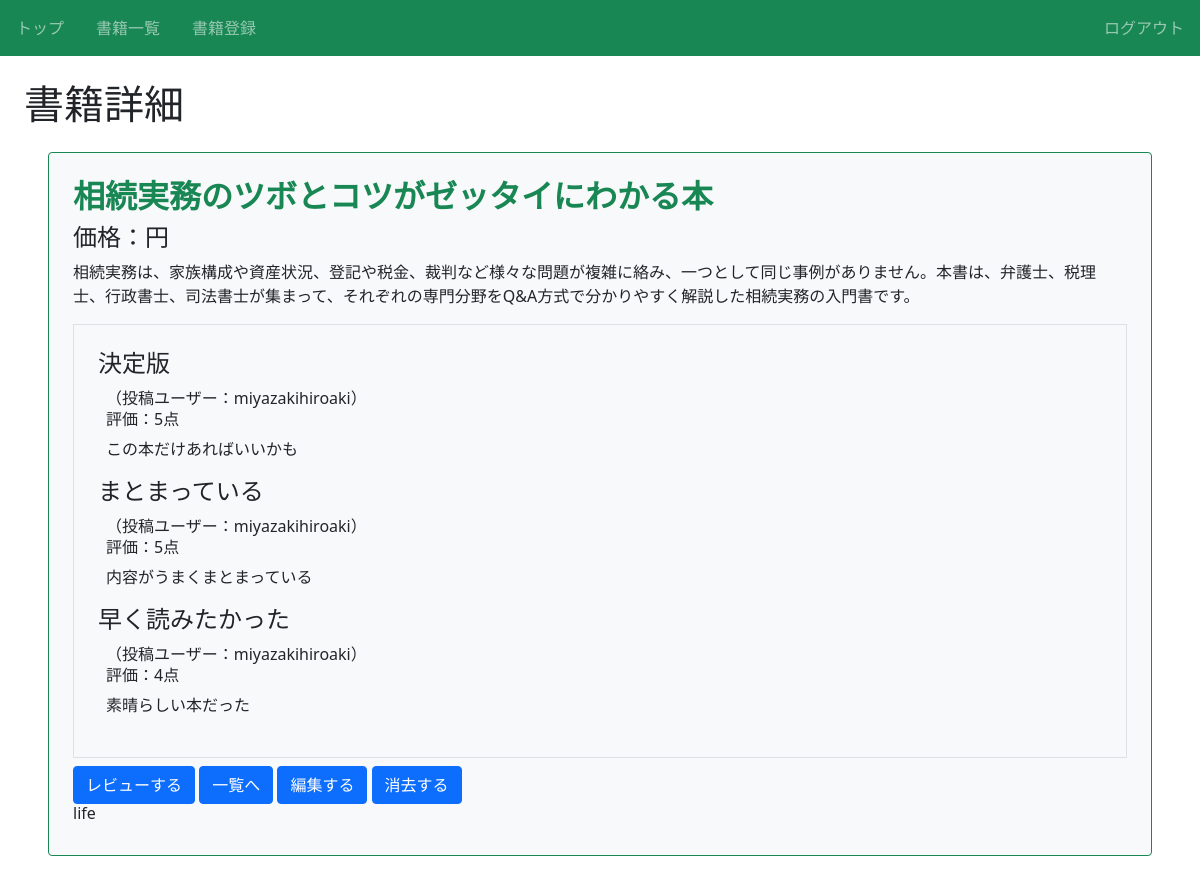
The app's page /book/16/detail/ (signed in) with its own data.
### book/models.py (models this page shows, shortened)
class Book(models.Model):
    title = models.CharField(max_length=100)
    text = models.TextField()
    price = models.IntegerField(null=True, blank=True, default=1)
    thumbnail = models.ImageField(null=True, blank=True)
    category = models.CharField(
        max_length=100,
        choices = CATEGORY
        )
    user = models.ForeignKey('auth.User', on_delete=models.CASCADE)

class Review(models.Model):
    book = models.ForeignKey(Book, on_delete=models.CASCADE)
    title = models.CharField(max_length=100)
    text = models.TextField()
    rate = models.IntegerField(choices=RATE_CHOICES)
    user = models.ForeignKey('auth.User', on_delete=models.CASCADE)

### book/views.py (the view)
# urls.py: path('book/<int:pk>/detail/', views.DetailBookView.as_view(), name="detail-book"),
class DetailBookView(LoginRequiredMixin, DetailView):
    template_name = 'book/book_detail.html'
    model = Book

### book/templates/book/book_detail.html (shortened to what this page needs)
{% extends 'base.html' %}
{% block h1 %}書籍詳細{% endblock%}
{% block content %}
    <div class="p-4 m-4 bg-light border border-success rounded">
        <h2 class="text-success">{{object.title}}</h2>
        <h4 class="text-dark">価格：{{item.price}}円</h4>
        <p>{{ object.text }}</p>
        <div class="border p-4 mb-2">
            {% for review in object.review_set.all %}
            <div>
                <h3 class="h4">{{ review.title }}</h3>
                <div class="px-2">
                    <span>（投稿ユーザー：{{ review.user.username }}）</span>
                    <h6>評価：{{ review.rate }}点</h6>
                    <p>{{ review.text }}</p>
                </div>
            </div>
            {% endfor %}
        </div>
        <a href="{% url 'review' object.pk %}" class="btn btn-primary"> レビューする </a>
        <a href="{% url 'list-book' %}" class="btn btn-primary"> 一覧へ </a>
        <a href="{% url 'update-book' object.pk %}" class="btn btn-primary"> 編集する </a>
        <a href="{% url 'delete-book' object.pk %}" class="btn btn-primary"> 消去する </a>
        <h6 class="card-title">{{ object.category }}</h6>
    </div>
{% endblock content %}

### book/static/book/css/style.css (style rules this page uses)
h2 { font-weight: bold; }

### records on screen
Book: title "相続実務のツボとコツがゼッタイにわかる本", text "相続実務は、家族構成や資産状況、登記や税金、裁判など様々な問題が複雑に絡み、一つとして同じ事例がありません。本書は、弁護士、税理士、行政書士、司法書士が集まって、それぞれの専門分野をQ&A方式で分かりやすく解説した相続実務の入門書です。", category "life"
Review: title "決定版", user.username "miyazakihiroaki", rate "5", text "この本だけあればいいかも"
Review: title "まとまっている", user.username "miyazakihiroaki", rate "5", text "内容がうまくまとまっている"
Review: title "早く読みたかった", user.username "miyazakihiroaki", rate "4", text "素晴らしい本だった"
